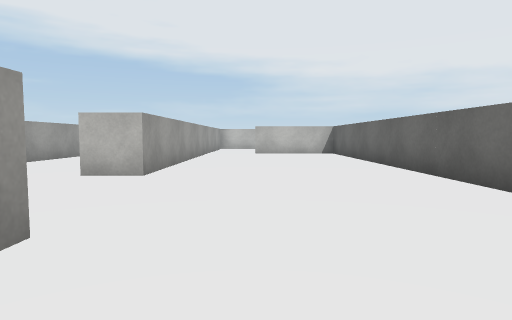
view 1 (above)

19 first-person views from a walk through a Unity game level. The camera is 0.62 m above the floor, tilts 4° down and sees 75° across. The floor is counted in squares, 1 m on a side. Each view is taken from the middle of a square. On the plan, view 1 faces up. The plan holds only what a view shows up to about 10 squares ahead; the rest is blank. Surface patterns are stand-ins for the level's own textures.

view 2
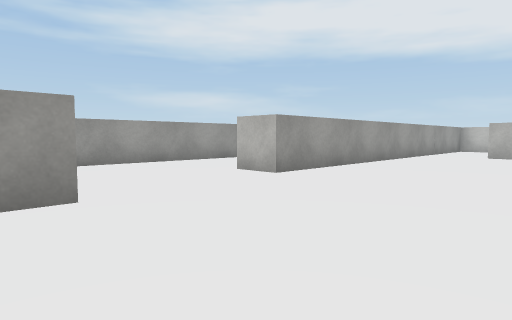

view 3
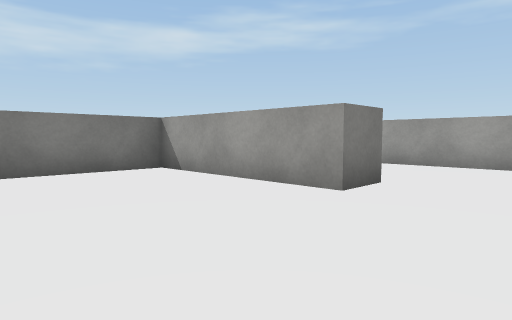

view 4
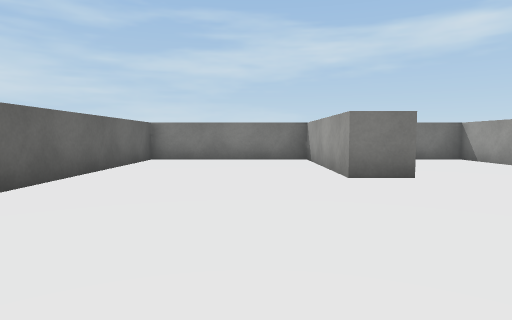

view 5
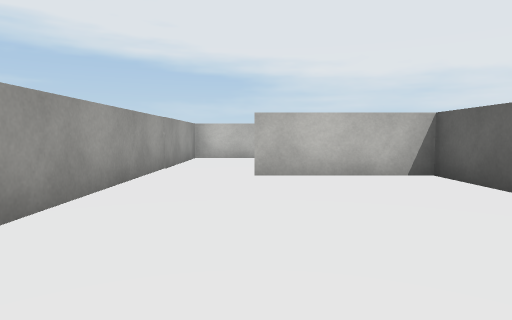

view 6
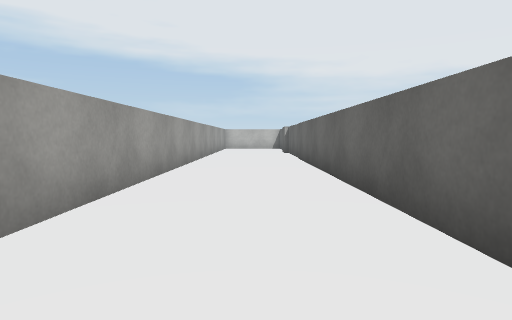

view 7
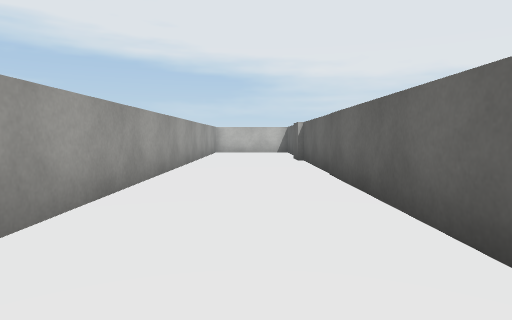

view 8
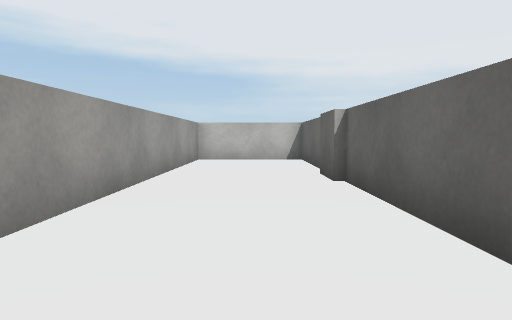

view 9
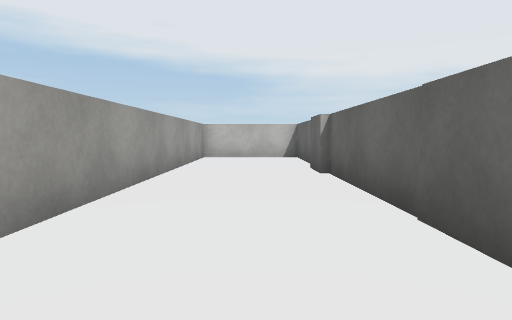

view 10
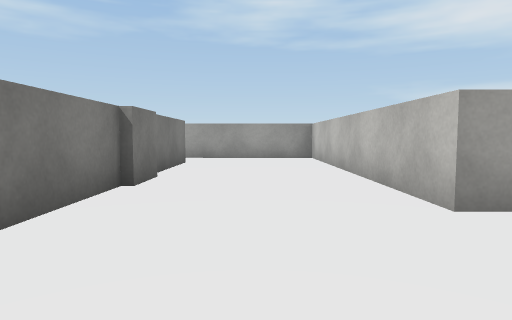

view 11
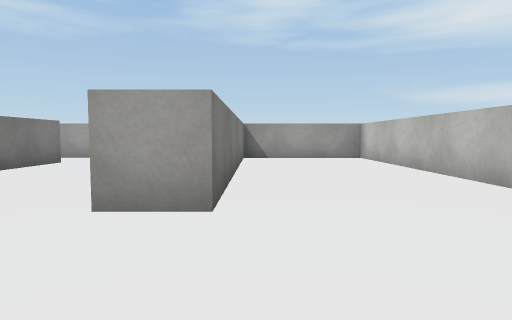

view 12
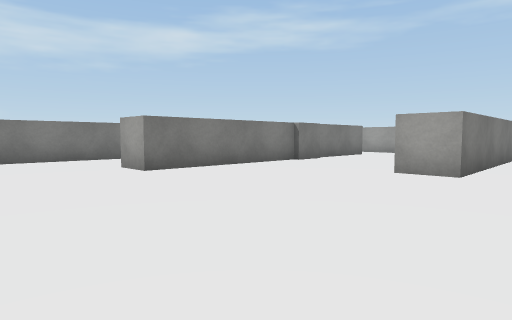

view 13
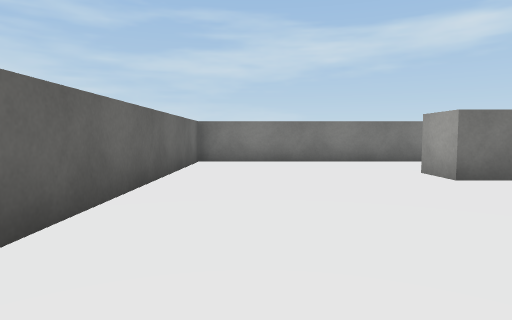

view 14
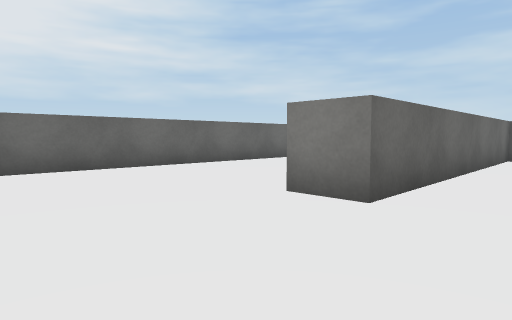

view 15
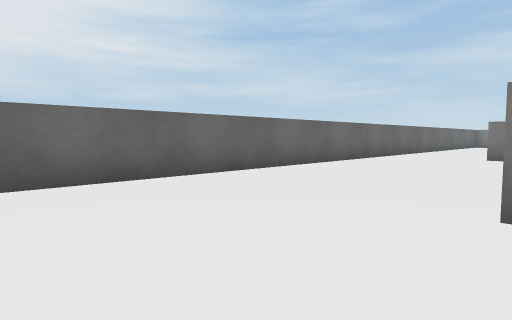

view 16
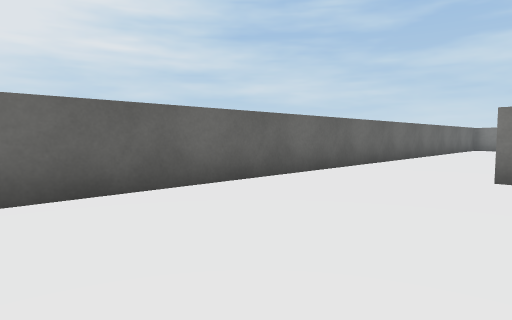

view 17
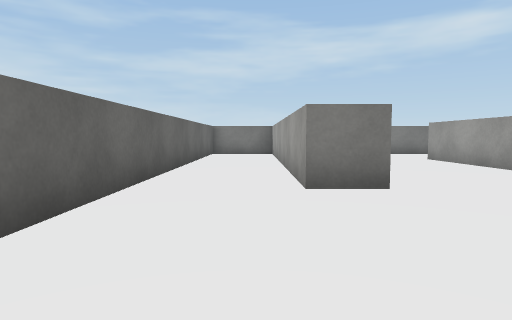

view 18
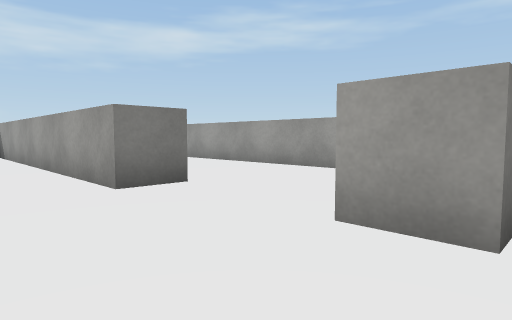

view 19
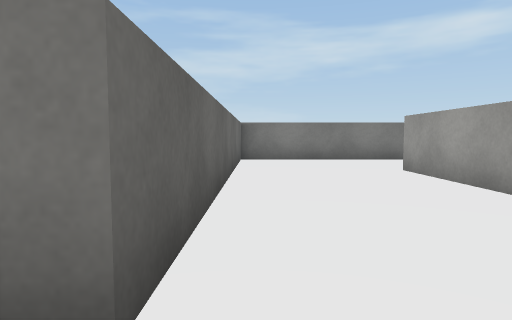

### Floor plan
Points are (right, up) in squares from view 1. A wall is a line through its corners. A room is listed if a view was taken in it or the views show most of it. See-through windows are left out.
Room 1 (views 1, 2, 3, 4, 5, 6, 7, 8, 9)
walls: (-2.5, 2) (-1.4, 2) (-1.4, -2.1) (2.8, -2.1) (2.8, 12.3) (-0.1, 12.3); (-1.8, 12.4) (-1.8, 5.3) (-2.8, 5.3) (-2.8, 21.1) (-5.6, 21.1) (-5.6, -2.1) (-4.2, -2.1)
ways out: opening at (-1, 13) to room 2
Room 2 (views 10, 11, 12, 13, 14, 15, 16, 17, 18, 19)
walls: (6.8, 9.7) (12.4, 9.7) (12.4, 17.1) (13.5, 17.1); (14.9, 9.8) (14.9, 8.6); (3.8, 13.3) (8.2, 13.3) (8.2, 12.2); (11.3, 6.5) (11.3, 0.8); (2.8, 13.5) (3.9, 13.5); (4.1, 21.1) (-1.8, 21.1) (-1.8, 17.6); (-0.1, 13.3) (2.6, 13.3); (-1.5, 17.6) (5.3, 17.6) (5.3, 16.6) (-1.8, 16.6) (-1.8, 12.4); (17.6, 0) (17.6, 19.5); (9.9, -2.1) (14.5, -2.1); (14.4, -1.8) (14.4, 6.1) (15.4, 6.1) (15.4, -2.1)
ways out: opening at (-1, 13) to room 1; opening at (11, -0.5)

Positions as (right, up) in squares from view 1, and headings:
1: (0, 0), facing up
2: (2, 1), facing up-left
3: (2, 4), facing down-left
4: (0, 7), facing down
5: (0, 7), facing up
6: (-4, 4), facing up
7: (-4, 8), facing up
8: (-4, 12), facing up
9: (-4, 11), facing up
10: (8, 15), facing left
11: (8, 18), facing left
12: (11, 19), facing down-left
13: (11, 18), facing down
14: (11, 20), facing down-right
15: (13, 20), facing down-right
16: (14, 15), facing down-right
17: (16, 10), facing down
18: (17, 10), facing down-left
19: (14, 7), facing down
